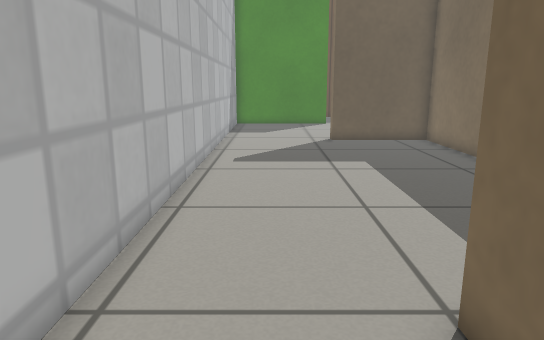
view 1 (above)

18 first-person views from a walk through a robot-simulator world made for Gazebo. The camera is 0.63 m above the floor, tilts 12° down and sees 70° across. The floor is counted in squares, 0.25 m on a side. Each view is taken from the middle of a square. On the plan, view 1 faces up. The plan holds only what a view shows up to about 20 squares ahead; the rest is blank. Gazebo's built-in surfaces are drawn with simple patterns.

view 2
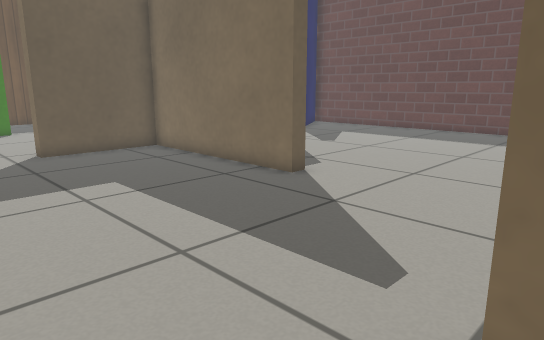

view 3
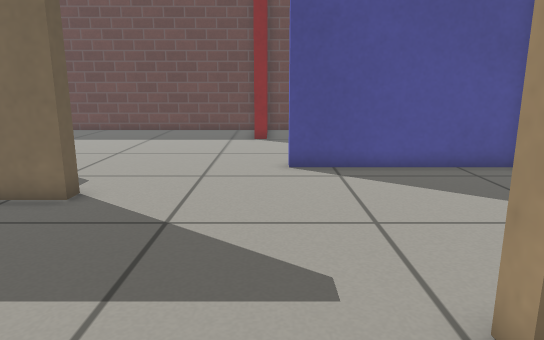

view 4
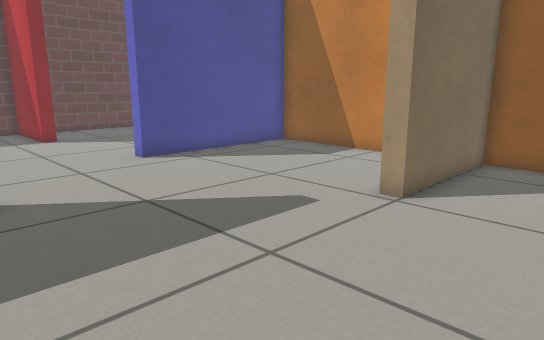

view 5
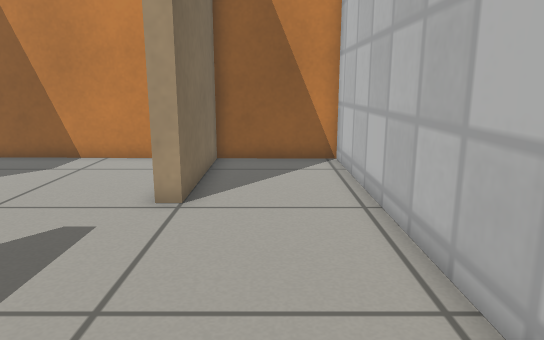

view 6
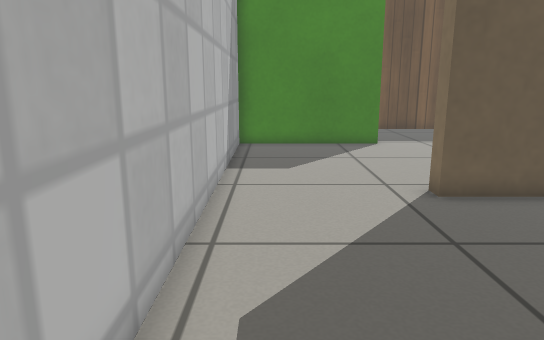

view 7
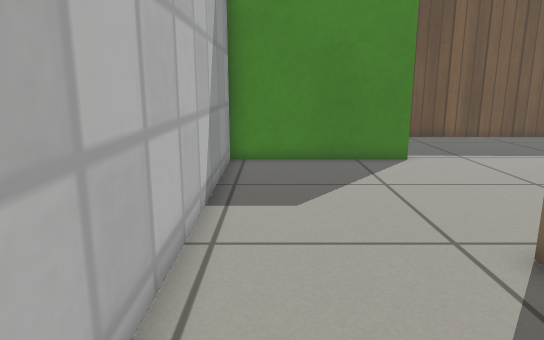

view 8
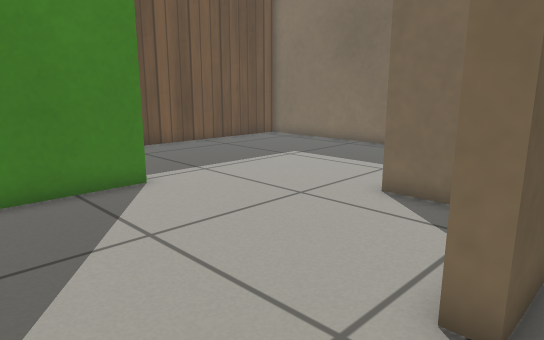

view 9
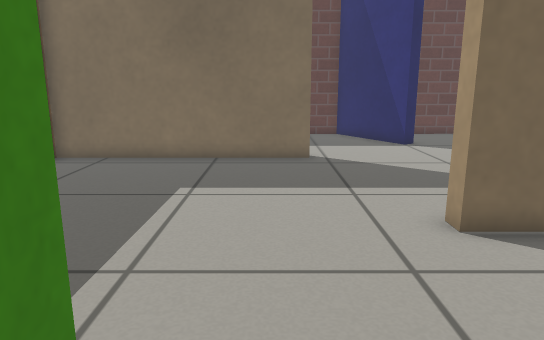

view 10
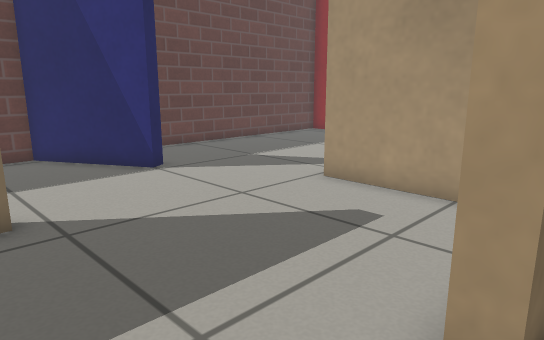

view 11
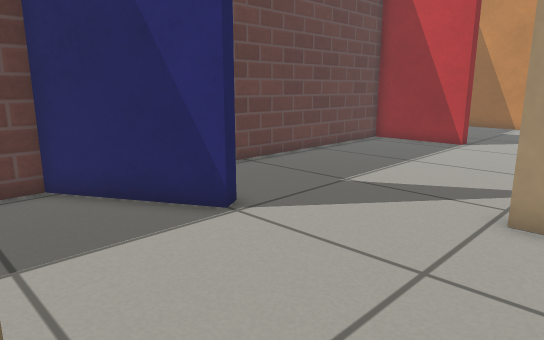

view 12
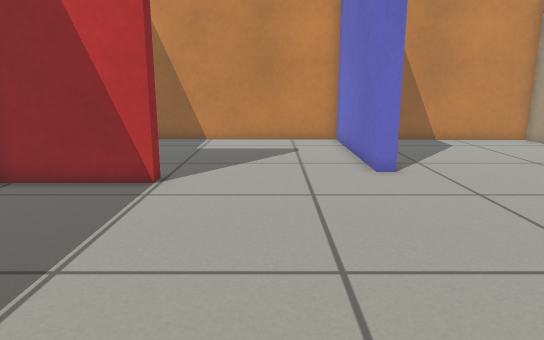

view 13
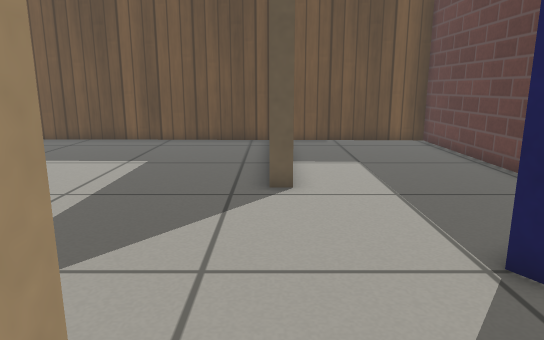

view 14
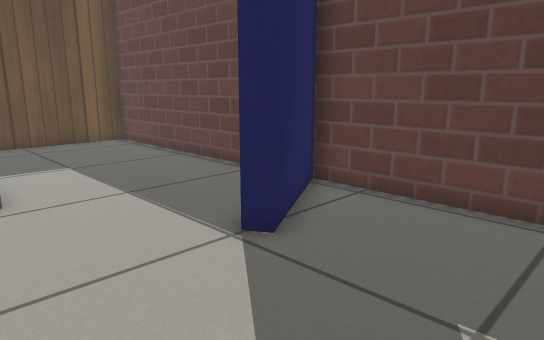

view 15
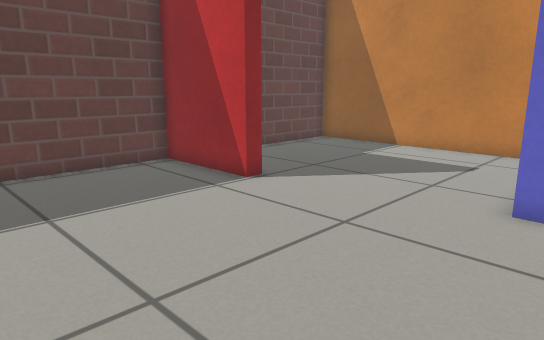

view 16
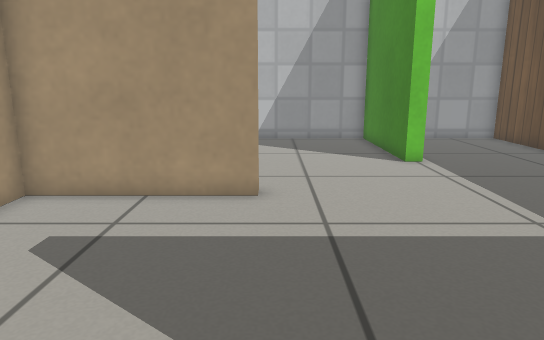

view 17
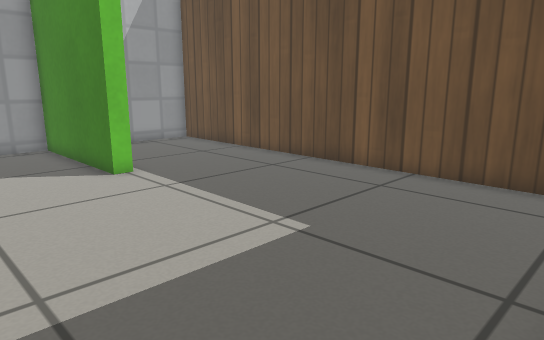

view 18
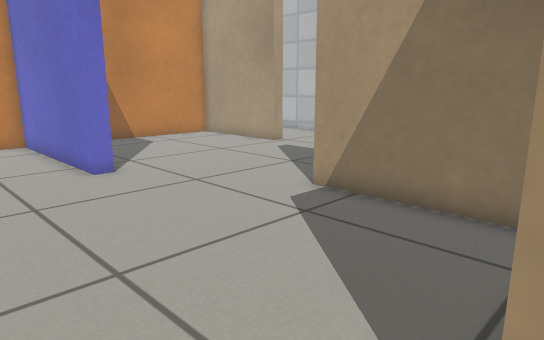

### Floor plan
Points are (right, up) in squares from view 1. A wall is a line through its corners. A room is listed if a view was taken in it or the views show most of it. See-through windows are left out.
Room 1 (views 1, 2, 3, 4, 5, 6, 7, 8)
walls: (8.1, 10.7) (7.5, 10.7) (7.5, 18.8) (2.9, 18.8) (2.9, 19.5); (2.6, -0.8) (2.6, -1.9) (11.2, -2) (11.2, 5.4) (11.8, 5.4); (-2.4, 19.4) (-2.3, -1.8) (2, -1.9) (2, 3.7) (2.6, 3.7) (2.6, 0.8)
ways out: opening at (0, 19) to room 2; opening at (9.6, 8) to room 3
Room 2 (views 9, 10, 11, 16, 17)
walls: (7.5, 21) (7.5, 22.7) (8.1, 22.7) (8.1, 17.1) (13.7, 17.1); (15.6, 24.6) (14.9, 24.6) (14.9, 33.9) (-2.5, 34.2) (-2.5, 30.6); (3.8, 28.2) (3.8, 27.6) (-2.5, 27.6) (-2.4, 19.4); (18.6, 19.5) (18.3, 20.1) (22.4, 22.4) (22.3, 33.7) (16, 33.8)
ways out: opening at (0, 19) to room 1; opening at (16, 18.8) to room 3
Room 3 (views 12, 13, 14, 15, 18)
walls: (18.2, 6.3) (18.2, 6.9) (22.5, 6.9) (22.4, 21.7) (18.6, 19.5); (11.8, 5.4) (11.8, -2) (22.5, -2.3) (22.5, 2.1); (8.1, 15.5) (8.1, 10.7)
low walls: (13.7, 17.1) (13.7, 16.5)
ways out: opening at (9.6, 8) to room 1; opening at (16, 18.8) to room 2

Where each view was taken, in squares from view 1:
view 1: 0 up, 0 right, facing up
view 2: 3 up, 1 left, facing up-right
view 3: 6 up, 1 left, facing right
view 4: 12 up, 2 left, facing down-right
view 5: 12 up, 0 right, facing down
view 6: 10 up, 1 left, facing up
view 7: 14 up, 1 left, facing up
view 8: 18 up, 1 left, facing up-right
view 9: 26 up, 1 right, facing right
view 10: 26 up, 7 right, facing down-right
view 11: 25 up, 12 right, facing down-right
view 12: 17 up, 15 right, facing down
view 13: 15 up, 15 right, facing up
view 14: 15 up, 14 right, facing up-right
view 15: 14 up, 10 right, facing down-right
view 16: 23 up, 17 right, facing left
view 17: 23 up, 15 right, facing up-left
view 18: 17 up, 16 right, facing down-left
